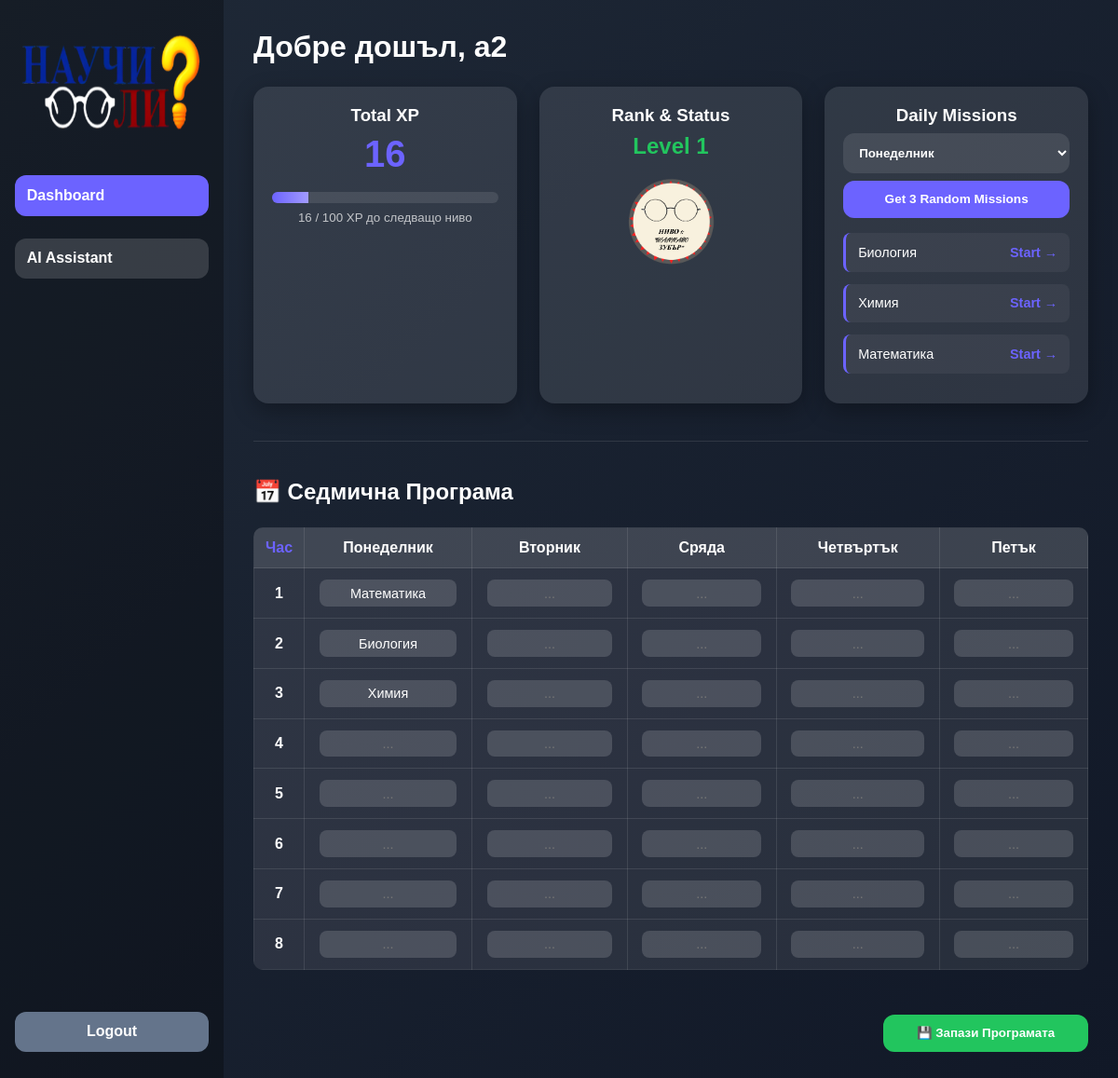
The page /dashboard (signed in) on the database its author committed.
### app.py (models this page shows)
class User(db.Model, UserMixin):
    id = db.Column(db.Integer, primary_key=True)
    username = db.Column(db.String(150), unique=True, nullable=False)
    password = db.Column(db.String(150), nullable=False)
    xp = db.Column(db.Integer, default=0)
    level = db.Column(db.Integer, default=1)
    study_programs = db.relationship('StudyProgram', backref='user', lazy=True)
    missions = db.relationship('Mission', backref='user', lazy=True)

class Mission(db.Model):
    id = db.Column(db.Integer, primary_key=True)
    title = db.Column(db.String(200))
    duration = db.Column(db.Integer)      # <--- Make sure this line exists!
    xp_reward = db.Column(db.Integer)
    completed = db.Column(db.Boolean, default=False)
    remaining_seconds = db.Column(db.Integer, default=0)
    user_id = db.Column(db.Integer, db.ForeignKey('user.id'))

### app.py (the view)
@app.route('/dashboard')
@login_required
def dashboard():
    missions = Mission.query.filter_by(user_id=current_user.id, completed=False).all()
    all_missions = Mission.query.filter_by(user_id=current_user.id).all()
    subject_stats = {}
    for m in all_missions:
        subj = m.title.replace("Study Session: ", "")
        if subj not in subject_stats:
            subject_stats[subj] = {'total': 0, 'completed': 0}
        subject_stats[subj]['total'] += 1
        if m.completed:
            subject_stats[subj]['completed'] += 1
    weakest_subject = "None yet"
    lowest_rate = 101
    for subj, stats in subject_stats.items():
        rate = (stats['completed'] / stats['total']) * 100
        if rate < lowest_rate:
            lowest_rate = rate
            weakest_subject = subj
    raw_programs = StudyProgram.query.filter_by(user_id=current_user.id).all()
    formatted_program = {}
    for p in raw_programs:
        subject_list = p.subjects.split(',') if p.subjects else []
        for index, subject in enumerate(subject_list):
            key = f"{p.day}_{index + 1}"
            formatted_program[key] = subject
    return render_template('dashboard.html',
                           missions=missions,
                           user=current_user,
                           programs=formatted_program,
                           weakest_subject=weakest_subject,
                           stats=subject_stats)

### app.py (called while the page is built)
@login_manager.user_loader
def load_user(user_id):
    return User.query.get(int(user_id))

### templates/dashboard.html (shortened to what this page needs)
<!DOCTYPE html>
<html lang="bg">
<head>
    <link rel="stylesheet" href="{{ url_for('static', filename='style.css') }}">
</head>
<body>
<div class="container">
    <div class="sidebar">
        <div class="logo">
            <img src="{{ url_for('static', filename='logo.png') }}" alt="Logo">
        </div>
        <a href="{{ url_for('dashboard') }}" class="tab-button active">Dashboard</a>
        <a href="{{ url_for('ai_assistant') }}" class="tab-button">AI Assistant</a>
        <a href="{{ url_for('logout') }}" class="back-btn" style="margin-top: auto; width: 100%; text-align: center; text-decoration: none;">Logout</a>
    </div>
    <div class="content-area">
        <h1 style="margin-bottom: 1.5rem;">Добре дошъл, {{ current_user.username }}</h1>
        <div class="cards">
            <div class="card">
                <h3>Total XP</h3>
                <p style="font-size: 2.5rem; font-weight: bold; color: #6c63ff; margin-bottom: 0.5rem;">{{ current_user.xp }}</p>
                <div class="xp-progress-wrapper" style="background: rgba(255,255,255,0.1); border-radius: 10px; height: 12px; width: 100%; overflow: hidden; margin-top: 10px;">
                    <div class="xp-bar-fill" style="width: {{ (current_user.xp % 100) }}%; background: linear-gradient(90deg, #6c63ff, #a29bfe); height: 100%; transition: width 0.8s ease-out;"></div>
                </div>
                <small style="opacity: 0.7; display: block; margin-top: 8px;">{{ current_user.xp % 100 }} / 100 XP до следващо ниво</small>
            </div>
            <div class="card">
                <h3>Rank & Status</h3>
                <p style="font-size: 1.5rem; font-weight: bold; color: #22c55e; margin-bottom: 10px;">Level {{ current_user.level }}</p>
                <div class="badge-display">
                    {% if current_user.level >= 10 %}
                        <img src="{{ url_for('static', filename='badges/nivo10.png') }}" alt="Legendary Badge" style="width: 110px; filter: drop-shadow(0 0 15px rgba(0, 210, 255, 0.6));">
                    {% elif current_user.level >= 5 %}
                        <img src="{{ url_for('static', filename='badges/nivo5.png') }}" alt="Elite Badge" style="width: 110px; filter: drop-shadow(0 0 10px rgba(255, 157, 0, 0.5));">
                    {% else %}
                        <img src="{{ url_for('static', filename='badges/nivo1.png') }}" alt="Novice Badge" style="width: 110px;">
                    {% endif %}
                </div>
            </div>
            <div class="card">
                <h3>Daily Missions</h3>
                <div class="missions" style="width: 100%;">
                    <form action="{{ url_for('generate_missions') }}" method="POST" style="margin-bottom: 1rem;">
                        <select name="selected_day" class="tab-button" style="background: rgba(255, 255, 255, 0.1); margin-bottom: 0.5rem; width: 100%; color: white;">
                            <option value="Monday">Понеделник</option>
                        </select>
                        <button type="submit" class="tab-button" style="font-size: 0.85rem; background: #6c63ff; border: none; cursor: pointer; width: 100%;">
                            Get 3 Random Missions
                        </button>
                    </form>
                    <ul style="list-style: none; text-align: left; font-size: 0.9rem; padding: 0;">
                        {% for mission in missions %}
                            <li style="margin-bottom: 0.8rem; display: flex; justify-content: space-between; align-items: center; background: rgba(255,255,255,0.05); padding: 0.8rem; border-radius: 0.5rem; border-left: 3px solid #6c63ff;">
                                <span>{{ mission.title }}</span>
                                <a href="{{ url_for('mission', mission_id=mission.id) }}" style="color: #6c63ff; font-weight: bold; text-decoration: none;">Start →</a>
                            </li>
                        {% else %}
                            <li style="opacity: 0.5; text-align: center; padding: 10px;">Избери ден, за да заредиш мисии.</li>
                        {% endfor %}
                    </ul>
                </div>
            </div>
        </div>
        <hr style="margin: 2.5rem 0; border: 0; border-top: 1px solid rgba(255,255,255,0.1);">
        <div class="study-program-section">
            <h2 style="margin-bottom: 1.5rem; display: flex; align-items: center; gap: 10px;">
                📅 Седмична Програма
            </h2>
            <form action="{{ url_for('study_program') }}" method="POST">
                <table>
                    <thead>
                        <tr>
                            <th style="color: #6c63ff;">Час</th>
                            <th>Понеделник</th>
                            <th>Вторник</th>
                            <th>Сряда</th>
                            <th>Четвъртък</th>
                            <th>Петък</th>
                        </tr>
                    </thead>
                    <tbody>
                        {% set days = ["Monday", "Tuesday", "Wednesday", "Thursday", "Friday"] %}
                        {% for hour in range(1, 9) %}
                        <tr>
                            <td><strong>{{ hour }}</strong></td>
                            {% for day in days %}
                                <td>
                                    {% set cell_key = day ~ '_' ~ hour %}
                                    <input type="text"
                                        name="{{ cell_key }}"
                                        value="{{ programs.get(cell_key, '') }}"
                                        placeholder="...">
                                </td>
                            {% endfor %}
                        </tr>
                        {% endfor %}
                    </tbody>
                </table>
                <div style="text-align: right;">
                    <button type="submit" class="complete-btn" style="width: 220px; margin-top: 1.5rem; background: #22c55e;">
                        💾 Запази Програмата
                    </button>
                </div>
            </form>
        </div>
    </div>
</div>
</body>
</html>

### static/style.css (style rules this page uses)
* { margin: 0; padding: 0; box-sizing: border-box; font-family: Arial, Helvetica, sans-serif; }
body { background: linear-gradient(135deg, #1f2937, #111827); color: #fff; min-height: 100vh; }
.container { display: flex; min-height: 100vh; }
.sidebar { width: 15rem; background: rgba(0,0,0,0.3); display: flex; flex-direction: column; align-items: center; padding: 2rem 1rem; gap: 1.5rem; }
.sidebar .logo img { width: 15rem; height: 7rem; margin-bottom: 1rem; filter: brightness(120%); }
.sidebar .tab-button { width: 100%; padding: 0.8rem; background: rgba(255,255,255,0.15); border: none; text-decoration: none; border-radius: 0.75rem; color: #fff; font-weight: bold; cursor: pointer; transition: background 0.2s; }
.tab-button { width: 100%; padding: 0.8rem; background: rgba(255,255,255,0.15); border: none; border-radius: 0.75rem; color: #fff; font-weight: bold; cursor: pointer; transition: background 0.2s; }
.tab-button.active { background: #6c63ff; }
.content-area { flex: 1; padding: 2rem; display: flex; flex-direction: column; }
.cards { display: grid; grid-template-columns: repeat(auto-fit, minmax(15rem, 1fr)); gap: 1.5rem; }
.card { background: rgba(255,255,255,0.1); padding: 1.5rem; border-radius: 1rem; box-shadow: 0 0.5rem 1.5rem rgba(0,0,0,0.3); text-align: center; }
.card h3 { margin-bottom: 0.5rem; }
.card:nth-child(3) .missions a { color: #e3e1e1; text-decoration: none; transition: text-decoration 0.2s ease, color 0.2s ease; }
.complete-btn { padding: 0.8rem 1.5rem; background: #22c55e; border: none; border-radius: 0.75rem; color: white; font-weight: bold; cursor: pointer; transition: 0.3s; }
.back-btn { display: inline-block; padding: 0.8rem 1.5rem; background: #64748b; border-radius: 0.75rem; text-decoration: none; color: white; font-weight: bold; transition: 0.3s; }
a { color: #3b82f6; }
.content-area table { width: 100%; border-collapse: collapse; margin: 1.5rem 0; background: rgba(255,255,255,0.05); border-radius: 1rem; overflow: hidden; }
.content-area th, .content-area td { border: 1px solid rgba(255,255,255,0.15); padding: 0.6rem; text-align: center; }
.content-area th { background: rgba(255,255,255,0.12); font-weight: bold; }
.content-area td { background: rgba(255,255,255,0.04); }
.content-area input[type="text"] { width: 95%; padding: 0.4rem; border-radius: 0.5rem; border: none; outline: none; text-align: center; background: rgba(255,255,255,0.15); color: white; transition: 0.2s; }
:root { --primary: #6c63ff; --success: #22c55e; --error: #ef4444; --accent: #ffd700; }
.xp-progress-wrapper { width: 300px; margin-top: 10px; }
.xp-bar-fill { height: 100%; background: #6c63ff; transition: width 0.4s ease; }

### templates/dashboard.html (style rules this page uses)
.badge-display img { transition: transform 0.3s ease; }
.card { display: flex; flex-direction: column; align-items: center; text-align: center; padding: 20px; }
.study-program-section table { width: 100%; border-collapse: collapse; background: rgba(255, 255, 255, 0.05); border-radius: 10px; overflow: hidden; }
.study-program-section th, .study-program-section td { padding: 12px; border: 1px solid rgba(255, 255, 255, 0.1); text-align: center; }
.study-program-section input { width: 90%; background: transparent; border: none; color: white; text-align: center; font-size: 0.9rem; }

### rows shown on the page
User: username "а2", xp "16", current_user.xp%100 "16", level "1"
Mission: title "Биология"
Mission: title "Химия"
Mission: title "Математика"

### other values the page prints
{{ hour }} "1" "2" "3" "4" "5" "6" "7" "8"
